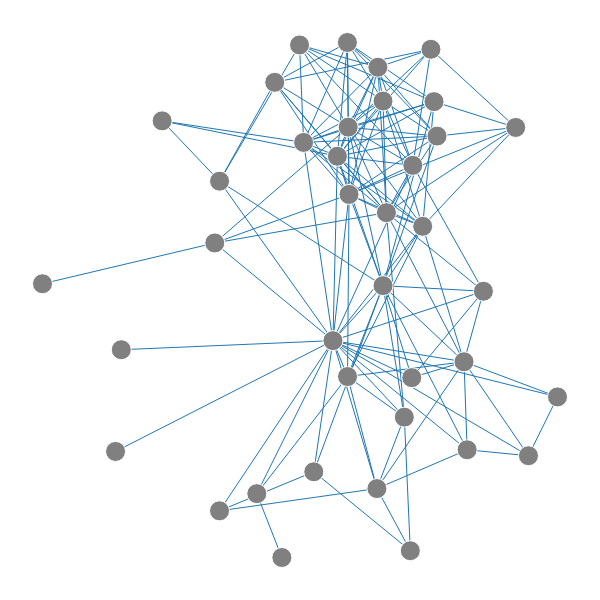

Write notebook code for a chart like this one.
### Code cell
plot_comm(pick_comm_graph)

### Figure 1 — Plotly figure (JSON) as saved in the notebook; plotly's stock layout.template omitted (floating-point values rounded to 4 significant figures; data arrays with more than 128 entries replaced by an {"elided": "..."} marker saying what was removed)
{"data": [{"hoverinfo": "none", "line": {"width": 1}, "mode": "lines", "name": "", "type": "scatter", "x": {"elided": "441 float values"}, "y": {"elided": "441 float values"}}, {"hoverinfo": "text", "marker": {"color": ["grey", "grey", "grey", "grey", "grey", "grey", "grey", "grey", "grey", "grey", "grey", "grey", "grey", "grey", "grey", "grey", "grey", "grey", "grey", "grey", "grey", "grey", "grey", "grey", "grey", "grey", "grey", "grey", "grey", "grey", "grey", "grey", "grey", "grey", "grey", "grey", "grey", "grey"], "opacity": [1, 1, 1, 1, 1, 1, 1, 1, 1, 1, 1, 1, 1, 1, 1, 1, 1, 1, 1, 1, 1, 1, 1, 1, 1, 1, 1, 1, 1, 1, 1, 1, 1, 1, 1, 1, 1, 1], "size": [20, 20, 20, 20, 20, 20, 20, 20, 20, 20, 20, 20, 20, 20, 20, 20, 20, 20, 20, 20, 20, 20, 20, 20, 20, 20, 20, 20, 20, 20, 20, 20, 20, 20, 20, 20, 20, 20]}, "mode": "markers", "name": "", "text": ["chr5:142400000-142425000", "chr5:143050000-143075000", "chr5:142675000-142700000", "chr5:143150000-143175000", "chr5:142850000-142875000", "chr5:143075000-143100000", "chr5:143175000-143200000", "chr5:143100000-143125000", "chr5:142325000-142350000", "chr5:142650000-142675000", "chr5:142900000-142925000", "chr5:142725000-142750000", "chr5:142300000-142325000", "chr5:142575000-142600000", "chr5:142525000-142550000", "chr5:142375000-142400000", "chr5:142875000-142900000", "chr5:142775000-142800000", "chr5:142825000-142850000", "chr5:142600000-142625000", "chr5:142275000-142300000", "chr5:142450000-142475000", "chr5:142750000-142775000", "chr5:142925000-142950000", "chr5:142950000-142975000", "chr5:142475000-142500000", "chr5:143025000-143050000", "chr5:142700000-142725000", "chr5:142500000-142525000", "chr5:142800000-142825000", "chr5:143125000-143150000", "chr5:143000000-143025000", "chr5:142975000-143000000", "chr5:143200000-143225000", "chr5:142625000-142650000", "chr5:142350000-142375000", "chr5:142550000-142575000", "chr5:142425000-142450000"], "type": "scatter", "x": [0.603, 0.3183, 0.8508, 0.1417, 0.926, 0.6613, 0.4878, 0.4304, 0.3098, 0.6984, 0.8738, 0.704, 0.2151, 0.6658, 0.5497, 0.5302, 0.7579, 0.6123, 0.1314, 0.5512, 0, 0.5483, 0.6836, 0.7635, 0.5222, 0.7094, 0.6506, 0.4622, 0.6123, 0.664, 0.3854, 0.6013, 0.5485, 0.7928, 0.4175, 0.3184, 0.6184, 0.4695], "y": [0.9519, 0.09064, 0.8351, 0.4035, 0.3119, 0.01319, 0.1664, 0, 0.6107, 0.9868, 0.1976, 0.8852, 0.8478, 0.7615, 0.8357, 0.7791, 0.3801, 0.5278, 0.2059, 0.705, 0.5315, 1, 0.6431, 0.2092, 0.4211, 0.8183, 0.2725, 0.9952, 0.8863, 0.3493, 0.124, 0.1339, 0.3513, 0.517, 0.9226, 0.7307, 0.6696, 0.806]}], "layout": {"height": 600, "hovermode": "closest", "margin": {"b": 0, "l": 0, "r": 0, "t": 0}, "scene": {"xaxis": {"showbackground": false, "showgrid": false, "showline": false, "showticklabels": false, "title": "", "zeroline": false}, "yaxis": {"showbackground": false, "showgrid": false, "showline": false, "showticklabels": false, "title": "", "zeroline": false}, "zaxis": {"showbackground": false, "showgrid": false, "showline": false, "showticklabels": false, "title": "", "zeroline": false}}, "showlegend": false, "width": 600, "xaxis": {"showbackground": false, "showgrid": false, "showline": false, "showticklabels": false, "title": "", "zeroline": false}, "yaxis": {"showbackground": false, "showgrid": false, "showline": false, "showticklabels": false, "title": "", "zeroline": false}}}
